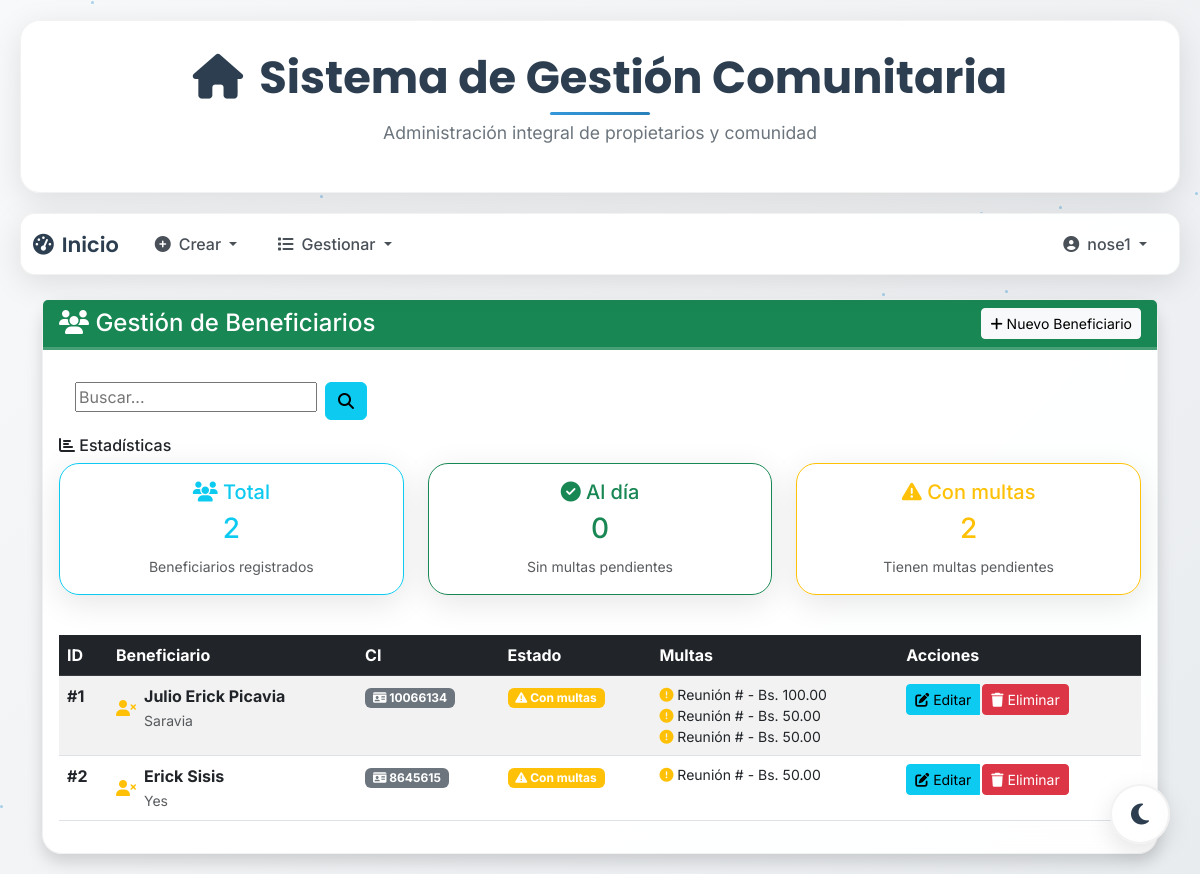
The page /duenios (signed in) on the database as committed earlier.
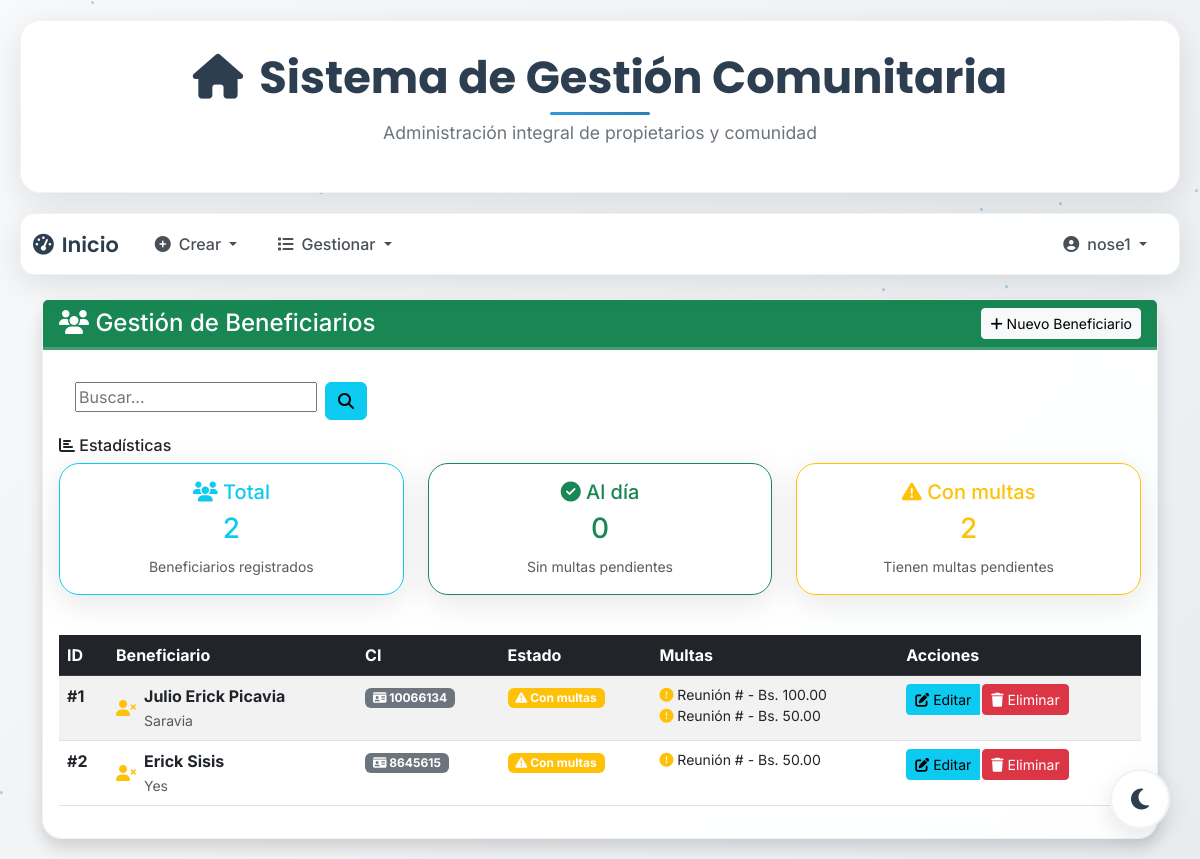
The same page on the database as committed later.
### models/user_model.py (models this page shows, shortened)
class User(UserMixin, db.Model):
    __tablename__ = "Usuario"
    id = db.Column(db.Integer, primary_key=True)
    username = db.Column(db.String(100), unique=True, nullable=False)
    password_hash = db.Column(db.String(128), nullable=False)
    role = db.Column(db.String(50), nullable=False, default="doctor")
    def has_role(self, role):
        return self.role == role

### models/duenio_model.py (models this page shows, shortened)
class Duenio(db.Model):
    __tablename__ = "Duenio"
    id = db.Column(db.Integer, primary_key=True)
    nombre = db.Column(db.String(50), nullable=False)
    paterno = db.Column(db.String(50), nullable=True)
    materno = db.Column(db.String(50), nullable=True)
    ci = db.Column(db.String(20), unique=True, nullable=False)
    multas = db.relationship('Multa', backref='duenio', lazy=True)  # Relación con la tabla Multa
    @staticmethod
    def get_all():
        return Duenio.query.all()

### models/multa_model.py (models this page shows, shortened)
class Multa(db.Model):
    __tablename__ = "Multa"
    multa_id = db.Column(db.Integer, primary_key=True)
    duenio_id = db.Column(db.Integer, db.ForeignKey('Duenio.id', ondelete='CASCADE'), nullable=False)
    cuota_id = db.Column(db.Integer, db.ForeignKey('Cuota.cuota_id', ondelete='SET NULL'), nullable=True)
    reunion_id = db.Column(db.Integer, db.ForeignKey('Reunion.id', ondelete='SET NULL'), nullable=True)
    monto = db.Column(db.Float, nullable=False)
    fecha = db.Column(db.Date, nullable=False, default=datetime.utcnow().date)
    tipo = db.Column(db.String(20), nullable=False)
    descripcion = db.Column(db.Text, nullable=True)

### controllers/duenio_controller.py (the view)
@duenio_bp.route("/duenios")
@login_required
def list_duenios():
    duenios = Duenio.get_all()
    return duenio_view.list_duenios(duenios)

### templates/duenios.html (shortened to what this page needs)
{% extends 'base.html' %}
{% block content %}
<div class="container mt-4">
    <div class="row">
        <div class="col-12">
            <div class="card shadow">
                <div class="card-header bg-success text-white">
                    <div class="d-flex justify-content-between align-items-center">
                        <h4 class="mb-0">
                            <i class="fas fa-users"></i> Gestión de Beneficiarios
                        </h4>
                        {% if current_user.has_role('admin') %}
                        <a href="{{ url_for('duenio.create_duenio') }}" class="btn btn-light btn-sm">
                            <i class="fas fa-plus"></i> Nuevo Beneficiario
                        </a>
                        {% endif %}
                    </div>
                </div>
                <div class="card-body">
                    {% include 'buscar.html' %}
                    {% if duenios %}
                    <div class="row mb-4">
                        <div class="col-12">
                            <h6><i class="fas fa-chart-bar"></i> Estadísticas</h6>
                            <div class="row">
                                {% set total_duenios = duenios|length %}
                                {% set duenios_con_multas = duenios|selectattr("multas")|list|length %}
                                {% set duenios_sin_multas = total_duenios - duenios_con_multas %}
                                <div class="col-md-4 mb-3">
                                    <div class="card border-info">
                                        <div class="card-body text-center">
                                            <h5 class="text-info">
                                                <i class="fas fa-users"></i> Total
                                            </h5>
                                            <h3 class="text-info">{{ total_duenios }}</h3>
                                            <small class="text-muted">Beneficiarios registrados</small>
                                        </div>
                                    </div>
                                </div>
                                <div class="col-md-4 mb-3">
                                    <div class="card border-success">
                                        <div class="card-body text-center">
                                            <h5 class="text-success">
                                                <i class="fas fa-check-circle"></i> Al día
                                            </h5>
                                            <h3 class="text-success">{{ duenios_sin_multas }}</h3>
                                            <small class="text-muted">Sin multas pendientes</small>
                                        </div>
                                    </div>
                                </div>
                                <div class="col-md-4 mb-3">
                                    <div class="card border-warning">
                                        <div class="card-body text-center">
                                            <h5 class="text-warning">
                                                <i class="fas fa-exclamation-triangle"></i> Con multas
                                            </h5>
                                            <h3 class="text-warning">{{ duenios_con_multas }}</h3>
                                            <small class="text-muted">Tienen multas pendientes</small>
                                        </div>
                                    </div>
                                </div>
                            </div>
                        </div>
                    </div>
                    {% endif %}
                    <div class="table-responsive">
                        <table class="table table-striped table-hover" id="dueniosTable">
                            <thead class="table-dark">
                                <tr>
                                    <th>ID</th>
                                    <th>Beneficiario</th>
                                    <th>CI</th>
                                    <th>Estado</th>
                                    <th>Multas</th>
                                    {% if current_user.has_role('admin') %}
                                    <th>Acciones</th>
                                    {% endif %}
                                </tr>
                            </thead>
                            <tbody>
                                {% for duenio in duenios %}
                                <tr>
                                    <td><strong>#{{ duenio.id }}</strong></td>
                                    <td>
                                        <div class="d-flex align-items-center">
                                            <div class="me-2">
                                                {% if duenio.multas %}
                                                    <i class="fas fa-user-times text-warning"></i>
                                                {% else %}
                                                    <i class="fas fa-user-check text-success"></i>
                                                {% endif %}
                                            </div>
                                            <div>
                                                <strong>{{ duenio.nombre }} {{ duenio.paterno }}</strong>
                                                <br><small class="text-muted">{{ duenio.materno }}</small>
                                            </div>
                                        </div>
                                    </td>
                                    <td>
                                        <span class="badge bg-secondary">
                                            <i class="fas fa-id-card"></i> {{ duenio.ci }}
                                        </span>
                                    </td>
                                    <td>
                                        {% if duenio.multas %}
                                            <span class="badge bg-warning">
                                                <i class="fas fa-exclamation-triangle"></i> Con multas
                                            </span>
                                        {% else %}
                                            <span class="badge bg-success">
                                                <i class="fas fa-check-circle"></i> Al día
                                            </span>
                                        {% endif %}
                                    </td>
                                    <td>
                                        {% if duenio.multas %}
                                            {% for multa in duenio.multas %}
                                                <small class="d-block">
                                                    <i class="fas fa-exclamation-circle text-warning"></i>
                                                    Reunión #{{ multa.id_reunion }} - Bs. {{ "%.2f"|format(multa.monto) }}
                                                </small>
                                            {% endfor %}
                                        {% else %}
                                            <span class="text-muted">
                                                <i class="fas fa-check"></i> Sin multas
                                            </span>
                                        {% endif %}
                                    </td>
                                    {% if current_user.has_role('admin') %}
                                    <td>
                                        <div class="btn-group" role="group">
                                            <a href="{{ url_for('duenio.update_duenio', id=duenio.id) }}"
                                               class="btn btn-info btn-sm">
                                                <i class="fas fa-edit"></i> Editar
                                            </a>
                                            <form method="post" action="{{ url_for('duenio.delete_duenio', id=duenio.id) }}" style="display: inline;">
                                                <button type="submit" class="btn btn-danger btn-sm"
                                                        onclick="return confirm('¿Está seguro de eliminar a {{ duenio.nombre }} {{ duenio.paterno }}?')">
                                                    <i class="fas fa-trash"></i> Eliminar
                                                </button>
                                            </form>
                                        </div>
                                    </td>
                                    {% endif %}
                                </tr>
                                {% else %}
                                <tr>
                                    <td colspan="6" class="text-center text-muted">
                                        <i class="fas fa-inbox"></i> No hay beneficiarios registrados
                                    </td>
                                </tr>
                                {% endfor %}
                            </tbody>
                        </table>
                    </div>
                </div>
            </div>
        </div>
    </div>
</div>
{% endblock %}

### templates/base.html (shortened to what this page needs)
<!DOCTYPE html>
<html lang="es">
<head>
    <link rel="stylesheet" href="https://cdn.jsdelivr.net/npm/bootstrap@5.3.0/dist/css/bootstrap.min.css">
    <link rel="stylesheet" href="https://cdnjs.cloudflare.com/ajax/libs/animate.css/4.1.1/animate.min.css"/>
</head>
<body>
    <div class="floating-particles" id="particles"></div>
    <div class="header-container">
        <h1 class="main-title">
            <i class="fas fa-home me-3"></i>Sistema de Gestión Comunitaria
        </h1>
        <p class="subtitle">Administración integral de propietarios y comunidad</p>
    </div>
    {% if current_user.is_authenticated %}
    <nav class="navbar navbar-expand-lg navbar-custom">
        <div class="container-fluid">
            <a class="navbar-brand" href="{{ url_for('user.index') }}">
                <i class="fas fa-tachometer-alt me-2"></i>Inicio
            </a>
            <div class="collapse navbar-collapse" id="navbarNav">
                <ul class="navbar-nav me-auto">
                    {% if current_user.has_role("admin") %}
                    <li class="nav-item dropdown">
                        <a class="nav-link dropdown-toggle" href="#" id="navbarDropdownCrear"
                           data-bs-toggle="dropdown" aria-haspopup="true" aria-expanded="false">
                          <i class="fas fa-plus-circle me-2"></i>Crear
                        </a>
                    </li>
                    {% endif %}
                    <li class="nav-item dropdown">
                        <a class="nav-link dropdown-toggle" href="#" id="navbarDropdownListado"
                           data-bs-toggle="dropdown" aria-haspopup="true" aria-expanded="false">
                          <i class="fas fa-list me-2"></i>Gestionar
                        </a>
                    </li>
                </ul>
                <ul class="navbar-nav">
                    <li class="nav-item dropdown">
                        <a class="nav-link dropdown-toggle" href="#" id="navbarDropdownUser"
                           data-bs-toggle="dropdown" aria-haspopup="true" aria-expanded="false">
                          <i class="fas fa-user-circle me-2"></i>{{ current_user.username }}
                        </a>
                    </li>
                </ul>
            </div>
        </div>
    </nav>
    {% endif %}
    <div class="floating-theme-toggle">
        <button class="btn theme-toggle-float" id="themeToggle">
            <i class="fas fa-moon" id="themeIcon"></i>
        </button>
    </div>
    <div class="content-container page-transition">
        {% block content %}{% endblock %}
    </div>
</body>
</html>

### templates/buscar.html
<div class="field has-addons">
    <div class="d-flex gap-2 m-3">
        <div class="control">
            <input class="input" type="text" placeholder="Buscar..." id="searchInput">
        </div>
        <div class="control">
            <button class="btn btn-info" onclick="searchTable('asistenciasTable')">
                <span class="icon">
                    <i class="fa-solid fa-magnifying-glass"></i>
                </span>
            </button>
        </div>
    </div>
</div>

Rows that differ between the two databases and show on the page:
removed Multa: monto "50.00", shown under Duenio "Julio Erick"
